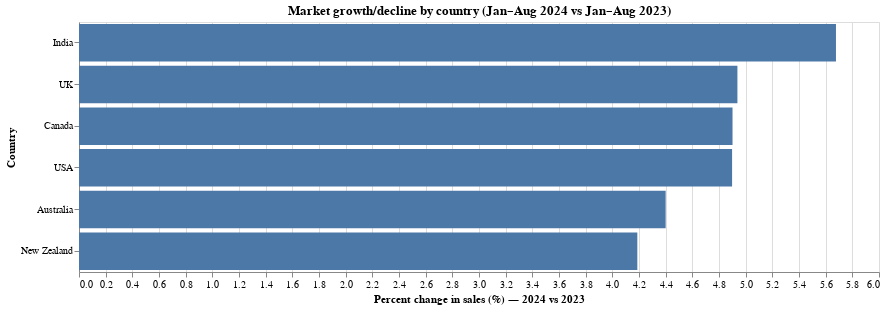

This figure's notebook cell:
### Markdown cell above
### Visual 2: Year-over-year sales growth by country (Jan–Aug 2024 vs Jan–Aug 2023)

### Code cell
# Compare Jan–Aug 2024 vs Jan–Aug 2023 (dataset covers Jan–Aug, so we use the same window for a fair YoY comparison)
df["year"] = df["date"].dt.year
df["month_num"] = df["date"].dt.month

yoy_totals = (
    df[df["year"].isin([2023, 2024]) & df["month_num"].between(1, 8)]
      .groupby(["country", "year"], as_index=False)
      .agg(total_sales=("sales", "sum"))
)

wide = yoy_totals.pivot(index="country", columns="year", values="total_sales").reset_index()

# Rename pivot year columns to clean string names
wide = wide.rename(columns={2023: "sales_2023", 2024: "sales_2024"})

wide["pct_change"] = (wide["sales_2024"] - wide["sales_2023"]) / wide["sales_2023"] * 100

growth_chart = (
    alt.Chart(wide)
    .mark_bar()
    .encode(
        y=alt.Y("country:N", sort="-x", title="Country"),
        x=alt.X("pct_change:Q", title="Percent change in sales (%) — 2024 vs 2023"),
        tooltip=[
            alt.Tooltip("country:N", title="Country"),
            alt.Tooltip("sales_2023:Q", title="2023 total", format=",.0f"),
            alt.Tooltip("sales_2024:Q", title="2024 total", format=",.0f"),
            alt.Tooltip("pct_change:Q", title="% change", format=".2f"),
        ],
    )
    .properties(title="Market growth/decline by country (Jan–Aug 2024 vs Jan–Aug 2023)", width=800, height=250)
)

growth_chart

### Figure 1 — Vega-Lite specification as saved in the notebook (floating-point values rounded to 4 significant figures)
{"config": {"view": {"continuousWidth": 300, "continuousHeight": 300}}, "data": {"name": "data-073a2ae26bf016f3f2e9822c02714f84"}, "mark": {"type": "bar"}, "encoding": {"tooltip": [{"field": "country", "title": "Country", "type": "nominal"}, {"field": "sales_2023", "format": ",.0f", "title": "2023 total", "type": "quantitative"}, {"field": "sales_2024", "format": ",.0f", "title": "2024 total", "type": "quantitative"}, {"field": "pct_change", "format": ".2f", "title": "% change", "type": "quantitative"}], "x": {"field": "pct_change", "title": "Percent change in sales (%) — 2024 vs 2023", "type": "quantitative"}, "y": {"field": "country", "sort": "-x", "title": "Country", "type": "nominal"}}, "height": 250, "title": "Market growth/decline by country (Jan–Aug 2024 vs Jan–Aug 2023)", "width": 800, "$schema": "https://vega.github.io/schema/vega-lite/v6.1.0.json", "datasets": {"data-073a2ae26bf016f3f2e9822c02714f84": [{"country": "Australia", "sales_2023": 1228000.0, "sales_2024": 1282000.0, "pct_change": 4.4}, {"country": "Canada", "sales_2023": 1032000.0, "sales_2024": 1083000.0, "pct_change": 4.901}, {"country": "India", "sales_2023": 1117000.0, "sales_2024": 1181000.0, "pct_change": 5.677}, {"country": "New Zealand", "sales_2023": 1025000.0, "sales_2024": 1068000.0, "pct_change": 4.187}, {"country": "UK", "sales_2023": 1129000.0, "sales_2024": 1185000.0, "pct_change": 4.938}, {"country": "USA", "sales_2023": 1112000.0, "sales_2024": 1166000.0, "pct_change": 4.898}]}}
